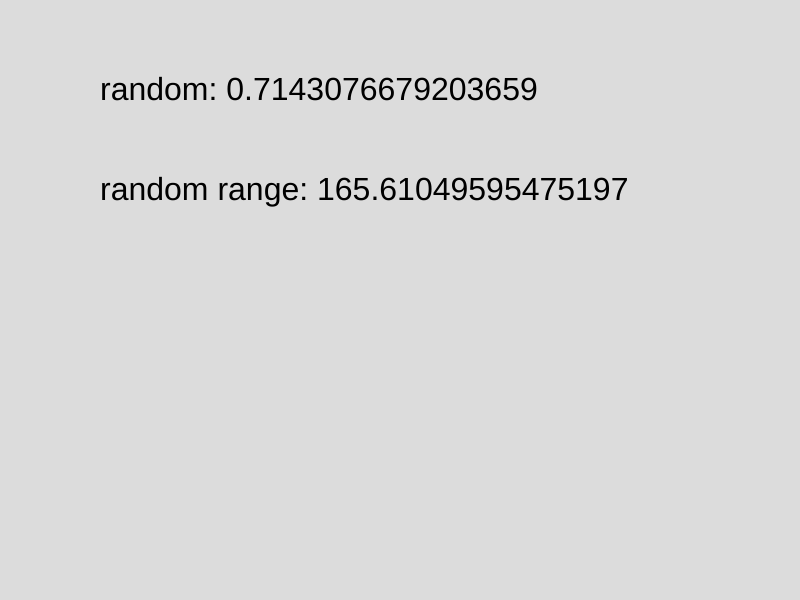
Frame 1 (no input)
Frame 2 (the mouse pressed at the canvas centre, redrawn once): identical to frame 1, image omitted

The p5.js sketch that drew this single still picture (run headless with seeded random() and noise() and a simulated clock; the mouse was pressed at the canvas centre and the sketch redrawn once):

// p5.js sketch
// ── sketch.js
let randVal;
let randRange;

function setup() {
    createCanvas(800, 600);
    // random produces different results each time the sketch is run
    // default vaules are between 0.0 to 1.0
    randVal = random();
    // a ranged set of arguments gives a val in that space
    randRange = random(0, width);
}

function draw() {
    background(220);
    textSize(32);
    text("random: " + randVal, 100, 100);
    text("random range: " + randRange, 100, 200);
    noLoop();
}
